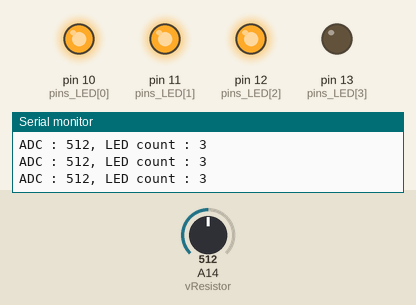
Bench run of a sketch on a simulated Arduino Mega 2560, built with avr-gcc and run on an emulated ATmega2560. Parts: output pins drawn as LEDs (lit = HIGH), the last lines printed to the serial monitor. Inputs (shaded band) come from the test bench; at power-on: A14 (vResistor) = 512.

Above: at 1.3 s.
1.4 s: A14 (vResistor) set to 499
At 1.8 s:
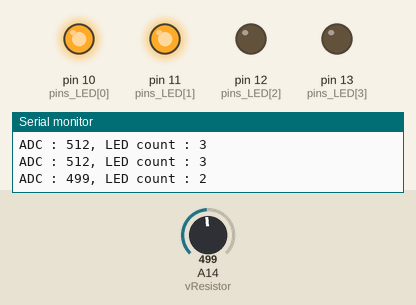
3.0 s: A14 (vResistor) set to 263
4.5 s: A14 (vResistor) set to 249
At 5.4 s:
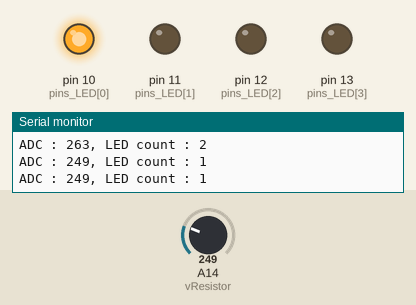
6.0 s: A14 (vResistor) set to 900
At 6.6 s:
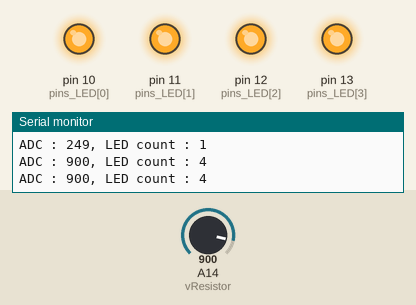
7.5 s: A14 (vResistor) set to 780
9.0 s: A14 (vResistor) set to 752
At 10.2 s:
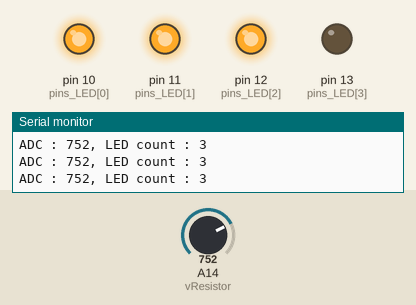
Timing chart, 0 to 11.5 s (numbered marks = the images above; inputs shaded):
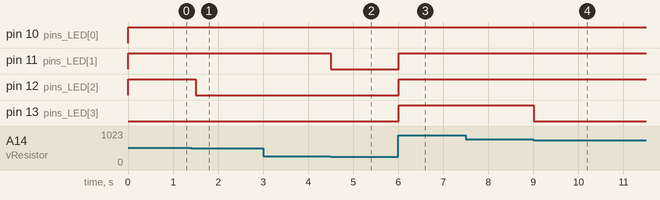

Measured:
- the behaviour switches between 512 and 511 on A14 (vResistor) (found by bisection; images 0 and 1)
- the behaviour switches between 256 and 255 on A14 (vResistor) (found by bisection; images 1 and 2)
- the behaviour switches between 768 and 767 on A14 (vResistor) (found by bisection; images 3 and 4)
- after the input at 1.4 s, pin 12 (pins_LED[2]): HIGH → LOW after 0.10 s
- after the input at 4.5 s, pin 11 (pins_LED[1]): HIGH → LOW at once
- after the input at 6.0 s, pin 11 (pins_LED[1]), pin 12 (pins_LED[2]), pin 13 (pins_LED[3]): LOW → HIGH at once
- after the input at 9.0 s, pin 13 (pins_LED[3]): HIGH → LOW at once

The sketch:

activity2.ino
```cpp
int vResistor = A14;
int pins_LED[] = { 10, 11, 12, 13 };
void setup() {
 Serial.begin(9600);
 for (int i = 0; i < 4; i++) {
 pinMode(pins_LED[i], OUTPUT);
 digitalWrite(pins_LED[i], LOW);
 }
}
void loop() {
 int adc = analogRead(vResistor);
 int count_led = (adc >> 8) + 1; // 0..1023 -> 1..4
 for (int i = 0; i < 4; i++) {
 if (i < count_led) digitalWrite(pins_LED[i], HIGH);
 else digitalWrite(pins_LED[i], LOW);
 }
 Serial.println(String("ADC : ") + adc + ", LED count : " + count_led);
 delay(500);
}
```
